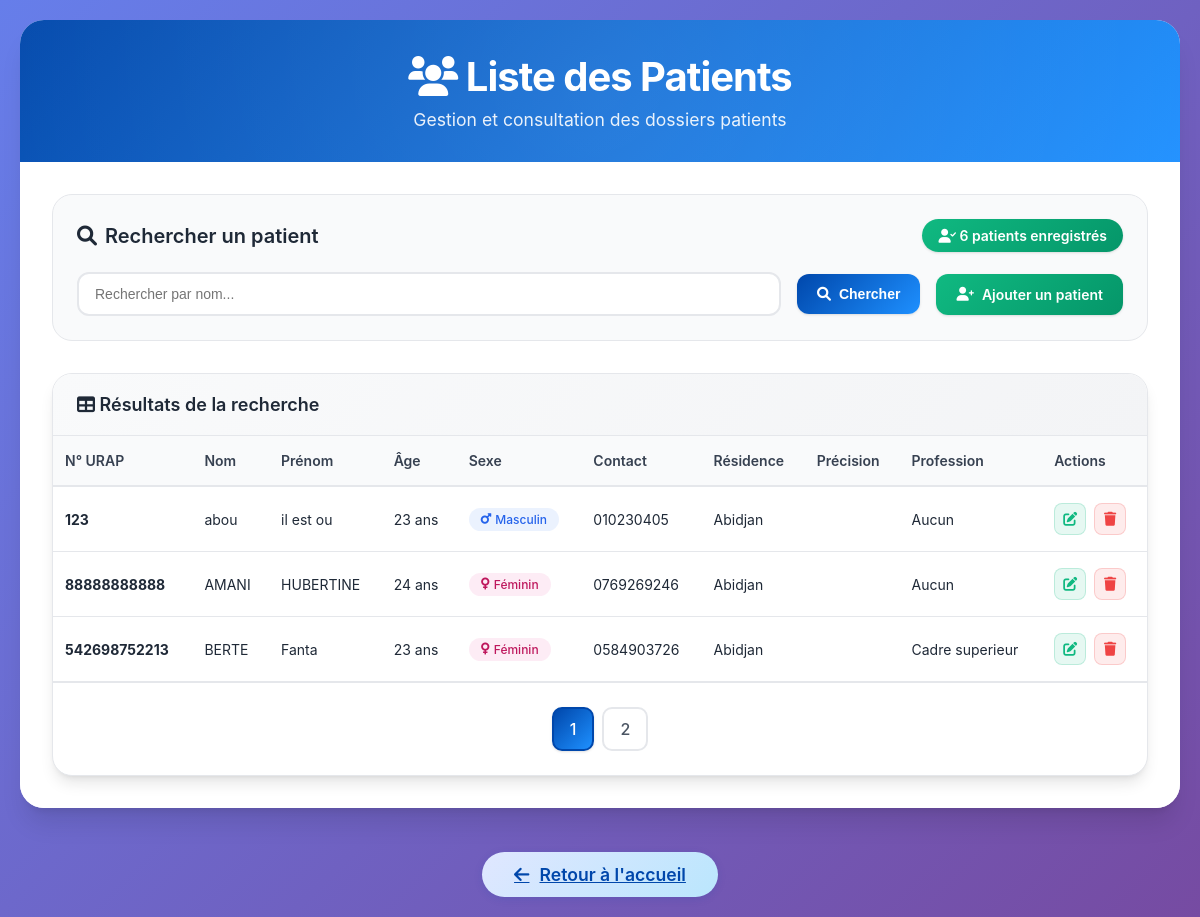
The app's page /page/Liste_patient.php (signed in) with its own data.
### tables this page shows
CREATE TABLE IF NOT EXISTS `patient` (
  `Numero_urap` varchar(15) NOT NULL,
  `Nom_patient` varchar(20) NOT NULL,
  `Prenom_patient` varchar(30) NOT NULL,
  `Age` int NOT NULL,
  `Sexe_patient` varchar(10) NOT NULL,
  `Date_naissance` date NOT NULL,
  `Contact_patient` varchar(15) NOT NULL,
  `Situation_matrimoniale` varchar(25) NOT NULL,
  `Lieu_résidence` varchar(30) NOT NULL,
  `Precise` varchar(35) NOT NULL,
  `Type_logement` varchar(25) NOT NULL,
  `Niveau_etude` varchar(15) NOT NULL,
  `Profession` varchar(25) NOT NULL
);

### page/Liste_patient.php (the view, shortened to what this page needs)
<?php
require_once("connexion.php");
$name = isset($_GET['name']) ? $_GET['name'] : "";
$size = isset($_GET['size']) ? intval($_GET['size']) : 3;
$page = isset($_GET['page']) ? intval($_GET['page']) : 1;
$offset = ($page - 1) * $size;
$reqcount = "SELECT COUNT(*) as countP FROM patient WHERE Nom_patient LIKE :name";
$stmtCount = $pdo->prepare($reqcount);
$stmtCount->execute([':name' => "%$name%"]);
$tabcount = $stmtCount->fetch();
$nbrliste = $tabcount['countP'];
$reste = $nbrliste % $size;
if ($reste === 0) {
    $nbrPage = $nbrliste / $size;
} else {
    $nbrPage = floor($nbrliste / $size) + 1;
}
$reqliste = "SELECT * FROM patient WHERE Nom_patient LIKE :name ORDER BY Nom_patient ASC LIMIT $size OFFSET $offset";
$stmtListe = $pdo->prepare($reqliste);
$stmtListe->bindValue(':name', "%$name%", PDO::PARAM_STR);
$stmtListe->execute();
?>
<!DOCTYPE html>
<html lang="fr">
<head>
    <link href="https://cdnjs.cloudflare.com/ajax/libs/font-awesome/6.0.0/css/all.min.css" rel="stylesheet">
</head>
<body>
    <div class="container">
        <div class="header">
            <h1><i class="fas fa-users"></i> Liste des Patients</h1>
            <p>Gestion et consultation des dossiers patients</p>
        </div>
        <div class="main-content">
            <div class="search-section">
                <div class="search-header">
                    <h2 class="search-title">
                        <i class="fas fa-search"></i>
                        Rechercher un patient
                    </h2>
                    <div class="patient-count">
                        <i class="fas fa-user-check"></i>
                        <?php echo $nbrliste; ?> patients enregistrés
                    </div>
                </div>
                <form method="get" action="Liste_patient.php" class="search-form">
                    <input type="text"
                           name="name"
                           placeholder="Rechercher par nom..."
                           class="search-input"
                           value="<?php echo htmlspecialchars($name); ?>">
                    <button type="submit" class="btn btn-primary">
                        <i class="fas fa-search"></i>
                        Chercher
                    </button>
                    <a href="nouveau_dossier.php" class="btn btn-success">
                        <i class="fas fa-user-plus"></i>
                        Ajouter un patient
                    </a>
                </form>
            </div>
            <div class="table-container">
                <div class="table-header">
                    <h3>
                        <i class="fas fa-table"></i>
                        Résultats de la recherche
                    </h3>
                </div>
                <div class="table-responsive">
                    <?php if($nbrliste > 0): ?>
                        <table class="modern-table">
                            <thead>
                                <tr>
                                    <th>N° URAP</th>
                                    <th>Nom</th>
                                    <th>Prénom</th>
                                    <th>Âge</th>
                                    <th>Sexe</th>
                                    <th>Contact</th>
                                    <th>Résidence</th>
                                    <th>Précision</th>
                                    <th>Profession</th>
                                    <th>Actions</th>
                                </tr>
                            </thead>
                            <tbody>
                                <?php while($patient = $stmtListe->fetch()): ?>
                                    <tr>
                                        <td>
                                            <strong><?php echo htmlspecialchars($patient["Numero_urap"]); ?></strong>
                                        </td>
                                        <td><?php echo htmlspecialchars($patient["Nom_patient"]); ?></td>
                                        <td><?php echo htmlspecialchars($patient["Prenom_patient"]); ?></td>
                                        <td><?php echo htmlspecialchars($patient["Age"]); ?> ans</td>
                                        <td>
                                            <span class="stats-badge <?php echo strtolower($patient["Sexe_patient"]) === 'masculin' ? 'male' : 'female'; ?>">
                                                <i class="fas fa-<?php echo strtolower($patient["Sexe_patient"]) === 'masculin' ? 'mars' : 'venus'; ?>"></i>
                                                <?php echo htmlspecialchars($patient["Sexe_patient"]); ?>
                                            </span>
                                        </td>
                                        <td><?php echo htmlspecialchars($patient["Contact_patient"]); ?></td>
                                        <td><?php echo htmlspecialchars($patient["Lieu_résidence"]); ?></td>
                                        <td><?php echo htmlspecialchars($patient["Precise"]); ?></td>
                                        <td><?php echo htmlspecialchars($patient["Profession"]); ?></td>
                                        <td>
                                            <div class="action-buttons">
                                                <a href="modifpatient.php?idU=<?php echo $patient["Numero_urap"]; ?>"
                                                   class="action-btn edit"
                                                   title="Modifier"
                                                   onclick="return confirm('Êtes-vous sûr de vouloir modifier ce patient ?')">
                                                    <i class="fas fa-edit"></i>
                                                </a>
                                                <a href="supprimpatient.php?idU=<?php echo $patient["Numero_urap"]; ?>"
                                                   class="action-btn delete"
                                                   title="Supprimer"
                                                   onclick="return confirm('Êtes-vous sûr de vouloir supprimer ce patient ? Cette action est irréversible.')">
                                                    <i class="fas fa-trash"></i>
                                                </a>
                                            </div>
                                        </td>
                                    </tr>
                                <?php endwhile; ?>
                            </tbody>
                        </table>
                    <?php endif; ?>
                </div>
                <?php if($nbrPage > 1): ?>
                    <div class="pagination-container">
                        <nav aria-label="Navigation des pages">
                            <ul class="pagination">
                                <?php for($i = 1; $i <= $nbrPage; $i++): ?>
                                    <li class="page-item <?php if($i == $page) echo 'active'; ?>">
                                        <a class="page-link"
                                           href="Liste_patient.php?page=<?php echo $i; ?>&name=<?php echo urlencode($name); ?>">
                                            <?php echo $i; ?>
                                        </a>
                                    </li>
                                <?php endfor; ?>
                            </ul>
                        </nav>
                    </div>
                <?php endif; ?>
            </div>
        </div>
    </div>
    <div style="width:100%;display:flex;justify-content:center;margin:32px 0 0 0;">
        <a href="acceuil.php" class="btn-retour-global">
            <i class="fas fa-arrow-left"></i> Retour à l'accueil
        </a>
    </div>
</body>
</html>

### records on screen
patient: Numero_urap "123", Nom_patient "abou", Prenom_patient "il est ou", Age "23", Sexe_patient "Masculin", Contact_patient "010230405", Lieu_résidence "Abidjan", Profession "Aucun"
patient: Numero_urap "88888888888", Nom_patient "AMANI", Prenom_patient "HUBERTINE", Age "24", Sexe_patient "Féminin", Contact_patient "0769269246", Lieu_résidence "Abidjan", Profession "Aucun"
patient: Numero_urap "542698752213", Nom_patient "BERTE", Prenom_patient "Fanta", Age "23", Sexe_patient "Féminin", Contact_patient "0584903726", Lieu_résidence "Abidjan", Profession "Cadre superieur"

### other values on screen
$nbrliste "6"
